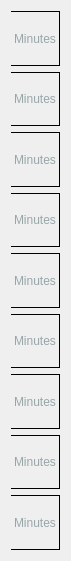
    <widget class="QWidget" name="verticalLayoutWidget_7">
     <property name="geometry">
      <rect>
       <x>1210</x>
       <y>80</y>
       <width>71</width>
       <height>561</height>
      </rect>
     </property>
     <layout class="QVBoxLayout" name="totaldaysLayout_6">
      <item>
       <widget class="QLabel" name="label_19">
        <property name="styleSheet">
         <string notr="true">color: #98A6A8;
border-top: 1px solid black;
border-bottom: 1px solid black;
border-right: 1px solid black;</string>
        </property>
        <property name="text">
         <string>Minutes</string>
        </property>
       </widget>
      </item>
      <item>
       <widget class="QLabel" name="label_23">
        <property name="styleSheet">
         <string notr="true">color: #98A6A8;
border-top: 1px solid black;
border-bottom: 1px solid black;
border-right: 1px solid black;</string>
        </property>
        <property name="text">
         <string>Minutes</string>
        </property>
       </widget>
      </item>
      <item>
       <widget class="QLabel" name="label_22">
        <property name="styleSheet">
         <string notr="true">color: #98A6A8;
border-top: 1px solid black;
border-bottom: 1px solid black;
border-right: 1px solid black;</string>
        </property>
        <property name="text">
         <string>Minutes</string>
        </property>
       </widget>
      </item>
      <item>
       <widget class="QLabel" name="label_21">
        <property name="styleSheet">
         <string notr="true">color: #98A6A8;
border-top: 1px solid black;
border-bottom: 1px solid black;
border-right: 1px solid black;</string>
        </property>
        <property name="text">
         <string>Minutes</string>
        </property>
       </widget>
      </item>
      <item>
       <widget class="QLabel" name="label_25">
        <property name="styleSheet">
         <string notr="true">color: #98A6A8;
border-top: 1px solid black;
border-bottom: 1px solid black;
border-right: 1px solid black;</string>
        </property>
        <property name="text">
         <string>Minutes</string>
        </property>
       </widget>
      </item>
      <item>
       <widget class="QLabel" name="label_20">
        <property name="styleSheet">
         <string notr="true">color: #98A6A8;
border-top: 1px solid black;
border-bottom: 1px solid black;
border-right: 1px solid black;</string>
        </property>
        <property name="text">
         <string>Minutes</string>
        </property>
       </widget>
      </item>
      <item>
       <widget class="QLabel" name="label_26">
        <property name="styleSheet">
         <string notr="true">color: #98A6A8;
border-top: 1px solid black;
border-bottom: 1px solid black;
border-right: 1px solid black;</string>
        </property>
        <property name="text">
         <string>Minutes</string>
        </property>
       </widget>
      </item>
      <item>
       <widget class="QLabel" name="label_24">
        <property name="styleSheet">
         <string notr="true">color: #98A6A8;
border-top: 1px solid black;
border-bottom: 1px solid black;
border-right: 1px solid black;</string>
        </property>
        <property name="text">
         <string>Minutes</string>
        </property>
       </widget>
      </item>
      <item>
       <widget class="QLabel" name="label_27">
        <property name="styleSheet">
         <string notr="true">color: #98A6A8;
border-top: 1px solid black;
border-bottom: 1px solid black;
border-right: 1px solid black;</string>
        </property>
        <property name="text">
         <string>Minutes</string>
        </property>
       </widget>
      </item>
     </layout>
    </widget>
